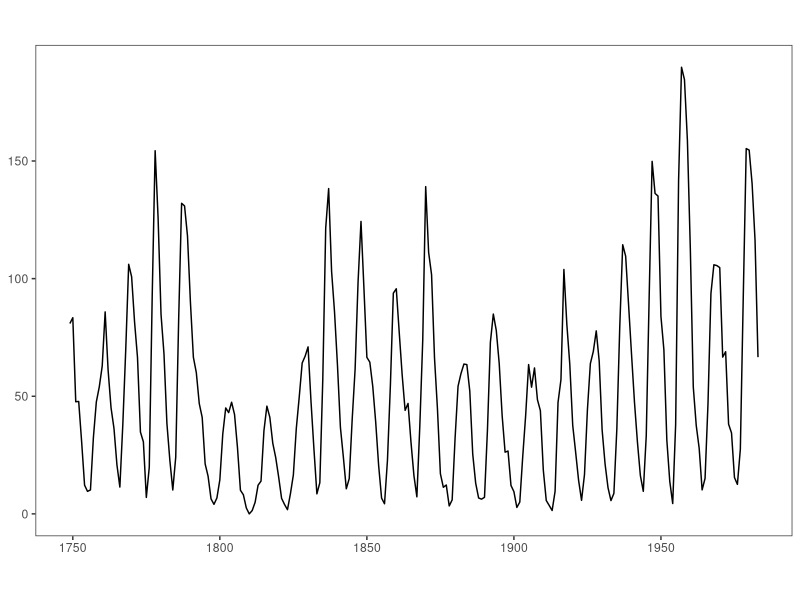
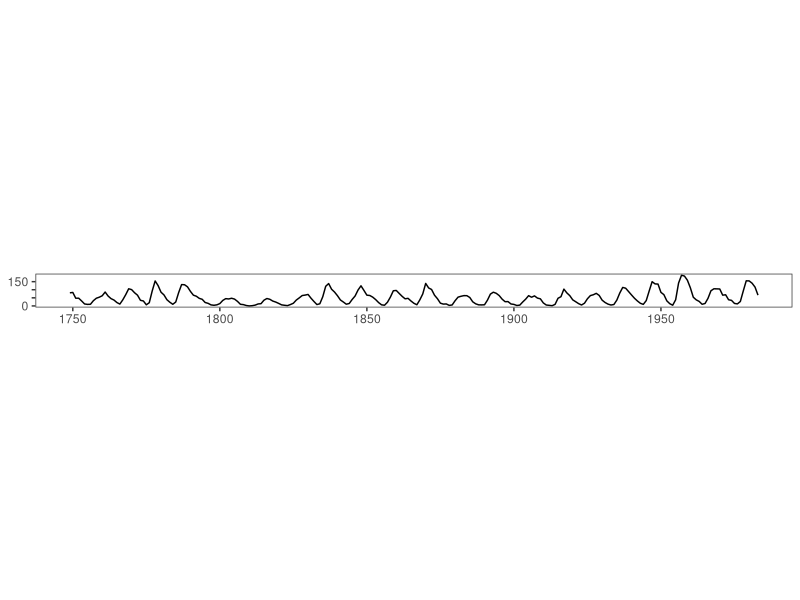

The R source for these figures, in order: (Note: this script raises an error after producing the figures.)
library(ggplot2)
library(gridExtra) #arrangeGrob
library(plyr) #ddply

this_base <- "fig07-01_sunspot-data-aspect-ratio-1"

my_data <- data.frame(
  sunspots = as.numeric(sunspots),
  year = floor(time(sunspots)))

my_data_avg <- ddply(my_data, .(year), summarize, mean = mean(sunspots))

p <- ggplot(my_data_avg, aes(x = year, y = mean)) +
  geom_line() +
  theme_bw() +
  theme(panel.grid.major = element_blank(),
        panel.grid.minor = element_blank(),
        axis.title = element_blank())

p1 <- p +
  coord_fixed(ratio = 0.8)
p1
  
p2 <- p +
  coord_fixed(ratio = 0.055) + 
  scale_y_continuous(breaks = seq(0, 150, 50), labels = c(0, "", "", 150)) +
  labs(x = "Sunspot Number vs. Year", y = NULL)
p2    

p3 <- arrangeGrob(
  p1, p2, nrow = 2, heights = c(0.8, 0.2),
  main = textGrob("Fig 7.1 Sunspot Data: Aspect Ratio 1", 
                  just = "top", vjust = 0.75, gp = gpar(fontsize = 16, 
                                                        lineheight = 1, 
                                                        fontface = "bold")))

p3

ggsave(paste0(this_base, ".png"), 
       p3, width = 6, height = 6)
